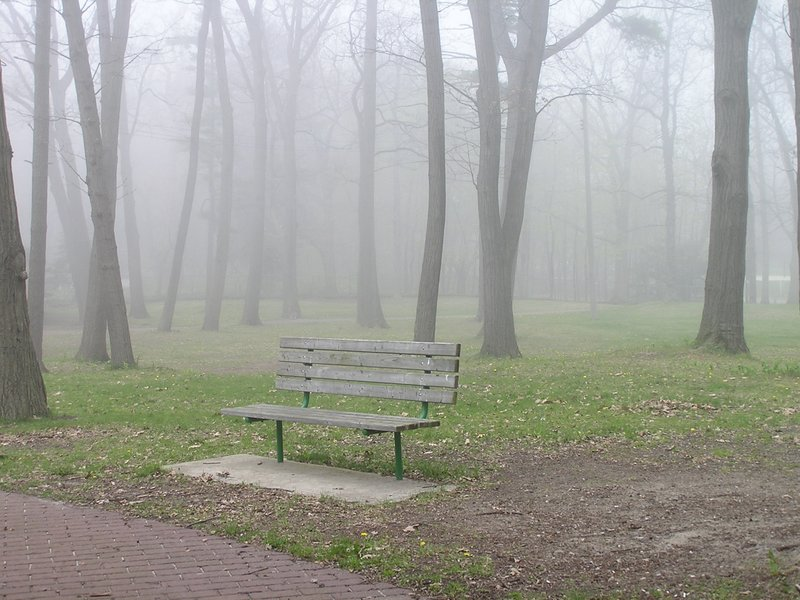
#> input picture ImageEnage/Analysis/imagePlus/newImage/bench.jpg, 800 x 600 px
$ python SSIm.py   (older library calls are emulated)
#> lines starting #> are read from the running program, lines starting #| are printed output that depends on the picture; long printed decimals are rounded
import cv2 as cv
from skimage import measure
from skimage.metrics import structural_similarity

# Calculate SSIM
first = cv.imread("imagePlus/newImage/bench.jpg")
#> first is the input picture: shape (600, 800, 3); mean B, G, R 153, 160.2, 159.8

#second = cv.imread("captured.png")
second = cv.imread("imagePlus/newImage/Ref[25].jpg")
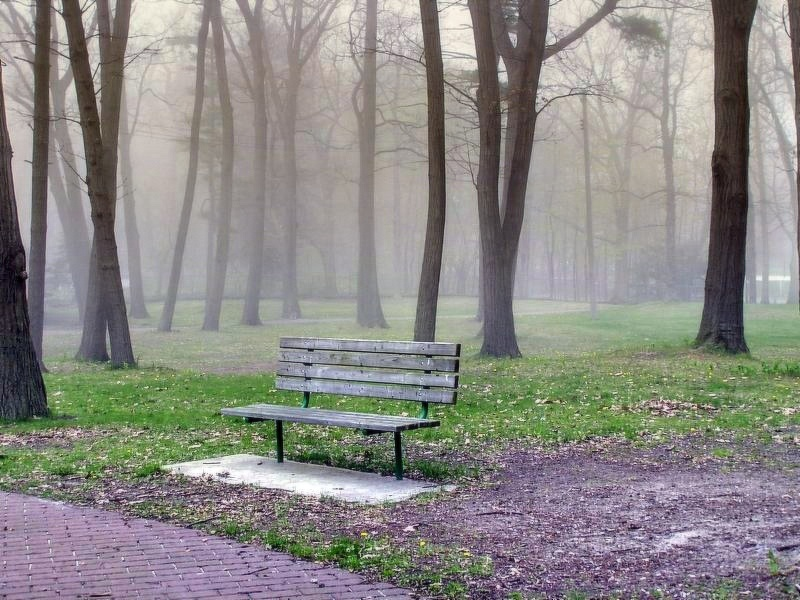
#> input picture ImageEnage/Analysis/imagePlus/newImage/Ref[25].jpg, 800 x 600 px
#> second is the input picture: shape (600, 800, 3); mean B, G, R 134.1, 138, 139.8

(score,diff) = structural_similarity(first,second,multichannel=True,full=True)
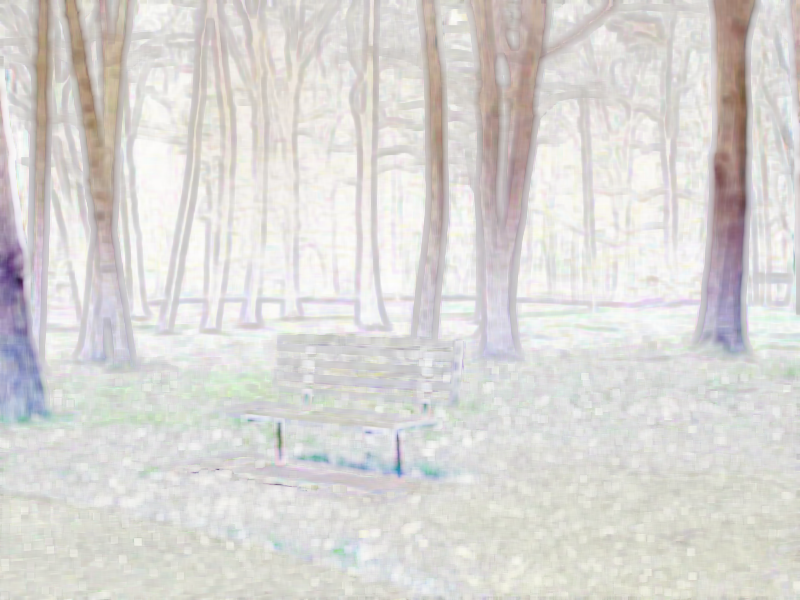
#> diff: shape (600, 800, 3) float64; mean B, G, R 0.836, 0.846, 0.855
#> score = 0.846
diff = (diff *255).astype("uint8")
print("SSIM:{}".format(score))
#| SSIM:0.8464
# [6 lines of commented-out code are left out]
